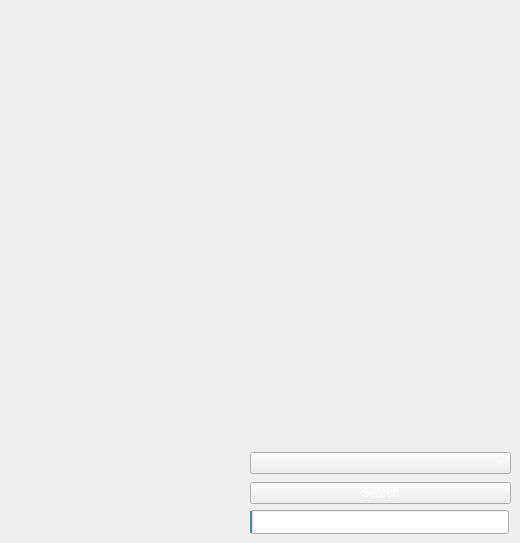
   <widget class="QWidget" name="stock_auto_search_tab">
    <property name="accessibleName">
     <string>auto_search_tab_widget</string>
    </property>
    <attribute name="title">
     <string>Auto Stock Search</string>
    </attribute>
    <widget class="QProgressBar" name="stock_auto_search_progress_bar">
     <property name="geometry">
      <rect>
       <x>250</x>
       <y>510</y>
       <width>259</width>
       <height>24</height>
      </rect>
     </property>
     <property name="styleSheet">
      <string notr="true">color: white;</string>
     </property>
     <property name="maximum">
      <number>99</number>
     </property>
     <property name="value">
      <number>1</number>
     </property>
    </widget>
    <widget class="QWidget" name="layoutWidget">
     <property name="geometry">
      <rect>
       <x>250</x>
       <y>450</y>
       <width>261</width>
       <height>56</height>
      </rect>
     </property>
     <layout class="QVBoxLayout" name="stock_auto_search_vertical_layout">
      <item>
       <widget class="QComboBox" name="stock_search_auto_combo_box">
        <property name="styleSheet">
         <string notr="true">color: white;  /* Text color */</string>
        </property>
       </widget>
      </item>
      <item>
       <widget class="QPushButton" name="stock_search_automation_button">
        <property name="styleSheet">
         <string notr="true">color: white;  /* Text color */</string>
        </property>
        <property name="text">
         <string>Search</string>
        </property>
       </widget>
      </item>
     </layout>
    </widget>
   </widget>
